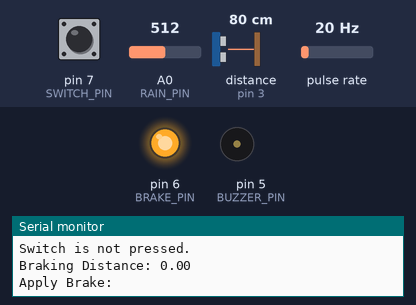
This sketch was run on a simulated Arduino Uno, built with avr-gcc and run on an emulated ATmega328P. Shown: output pins drawn as LEDs (lit = HIGH), buzzer (waves = sounding, pin HIGH), the last lines printed to the serial monitor. Wiring (inferred from the names in the program): ultrasonic range finder: trigger pin 4; echo pin 3; pulse sensor: data pin 2. Inputs (shaded band) come from the test bench; at power-on: distance to the obstacle (sensor on pin 3) 80 cm, A0 (RAIN_PIN) = 512, pulse rate 20 Hz, pin 7 (SWITCH_PIN) HIGH. The echo pulse lasts 58.3 µs per cm; pins used as bus, display or sensor lines are not drawn.

Above: at 1.2 s.
1.3 s: distance to the obstacle (sensor on pin 3) set to 2 cm
At 7.0 s:
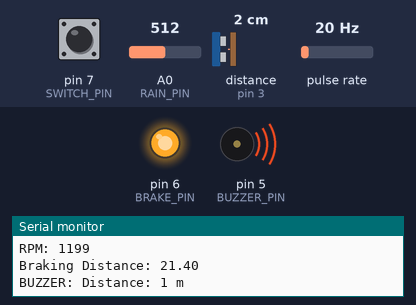
7.5 s: A0 (RAIN_PIN) set to 490
16.5 s: distance to the obstacle (sensor on pin 3) set to 60 cm
At 23.2 s:
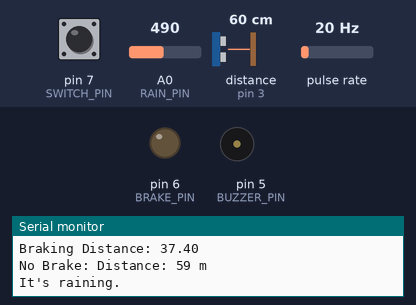
26.5 s: pulse rate (sensor on pin 2) set to 24 Hz
35.2 s: pulse rate (sensor on pin 2) set to 30 Hz
At 43.1 s:
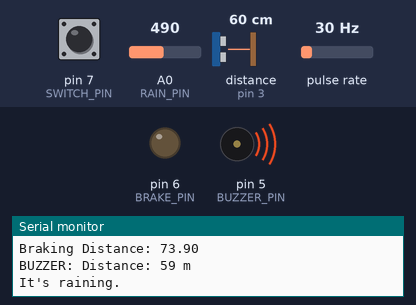
43.5 s: pin 7 (SWITCH_PIN) pulled LOW for 1 s
At 46.4 s:
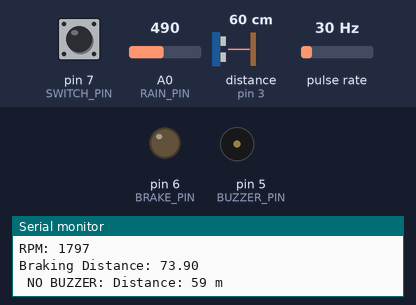
Timing chart, 0 to 51.5 s (numbered marks = the images above; inputs shaded):
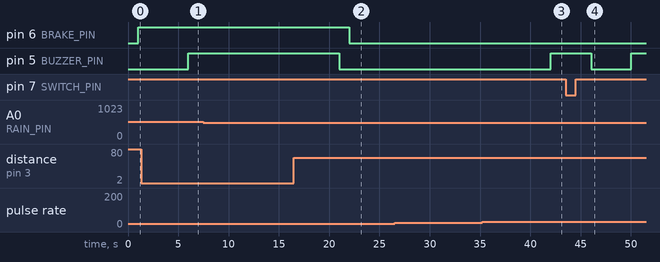

The sketch:

BrakingSystem.ino
```cpp
// RPM_Veriables
const int IR_PIN = 2;    // Pin connected to the OUT pin of the IR sensor
const int UPDATE_INTERVAL = 1000;   // Update interval in milliseconds (1 second)
volatile int revolutionCount = 0;   // Count of revolutions
unsigned long previousTime = 0;     // Time of the previous update
int rpm = 0;                        // RPM value
////////////////////////////////////////////////////////////////////////////////////////////

// Distance_Veriables
const int TRIG_PIN = 4;    // Pin connected to the Trig pin of the ultrasonic sensor
const int ECHO_PIN = 3;    // Pin connected to the Echo pin of the ultrasonic sensor
long duration;             // Time taken for the ultrasonic pulse to return
int distance;              // Calculated distance in centimeters
//////////////////////////////////////////////////////////////////////////////////////////////

// BrakingDistance_Veriables

const int BRAKE_PIN = 6;
const int BUZZER_PIN = 5;
bool BarkeSwitch  = false;
bool IsBrake = false;
float Braking_Distance;
const int SWITCH_PIN = 7;
//////////////////////////////////////

// DayCycle_Veriables
const int RAIN_PIN = A0;     // Pin connected to the signal pin of the raindrop sensor
const int RAIN_THRESHOLD = 500;
bool IsRainnig;
/////////////////////////////////////////////////


void setup() {
  Serial.begin(9600);               // Initialize serial communication

   ////////////////RPM_Functions///////////////////////////
  pinMode(IR_PIN, INPUT);           // Set the IR pin as input
  attachInterrupt(digitalPinToInterrupt(IR_PIN), countRevolutions, RISING);  // Attach interrupt for rising edge detection
  ////////////////////////////////////////////////////////////

  //////////////////Distance_Veriables////////////////////////////////////////////////
  pinMode(TRIG_PIN, OUTPUT);   // Set Trig pin as output
  pinMode(ECHO_PIN, INPUT);    // Set Echo pin as input
  ////////////////////////////////////////////////////////////////////////////////////

  // DayCycle_Veriables////////////////
  pinMode(RAIN_PIN, INPUT);
  ////////////////////////////////////

   pinMode(BUZZER_PIN, OUTPUT);   // Set BUZZER
   pinMode(BRAKE_PIN, OUTPUT);   // Set BRAKE
   pinMode(SWITCH_PIN, INPUT_PULLUP); // Brake Stop Pin
}

void loop() {


  // Check if the switch is pressed (LOW)
  if (digitalRead(SWITCH_PIN) == LOW) {
    Serial.println("Switch is pressed!");
    BarkeSwitch = true;
  }

  else

  {
    Serial.println("Switch is not pressed.");
    BarkeSwitch =false;


  }

  ////////////////RPM_Functions///////////////////////////
  unsigned long currentTime = millis();   // Current time
  // Calculate time elapsed since the previous update
  unsigned long elapsedTime = currentTime - previousTime;
  // If the update interval has elapsed
  if (elapsedTime >= UPDATE_INTERVAL) {
    // Calculate RPM
    rpm = (revolutionCount * 60000) / elapsedTime;
    // Reset revolution count and update time
    revolutionCount = 0;
    previousTime = currentTime;
    // Print RPM value
    Serial.print("RPM: ");
    Serial.println(rpm);
  }
  /////////////////////////////////////////////////////////

  ////////////////BrakingDistance_Functions///////////////////////////
   BrakingDistance();
   Brake_Apply();
  //////////////////Distance_Function/////////////////////
  digitalWrite(TRIG_PIN, LOW);
  delayMicroseconds(2);
  digitalWrite(TRIG_PIN, HIGH);
  delayMicroseconds(10);
  digitalWrite(TRIG_PIN, LOW);

  // Measure the duration it takes for the pulse to return
  duration = pulseIn(ECHO_PIN, HIGH);

  // Calculate the distance in centimeters
  distance = duration * 0.034 / 2;

  //Scaller_Function///////////////
  (distance / 100) * 10;

  // Print the distance value
  Serial.print("Distance: ");
  Serial.print(distance);
  Serial.println(" m");

  delay(1000);    // Wait for a second before the next measurement
  //////////////////////////////////////////////////////////////////

/////////////Raining_Event//////////////////////////////////////
   // Read the analog value from the raindrop sensor
  int sensorValue = analogRead(RAIN_PIN);
  // Check if the sensor value exceeds the rain threshold
  if (sensorValue > RAIN_THRESHOLD) {
    Serial.println("It's not raining!");
    IsRainnig = false;
    // Add additional actions here when it's raining
  } else {
    Serial.println("It's raining.");
    IsRainnig = true;
    // Add additional actions here when it's not raining
  }
  delay(1000);    // Wait for a second before the next reading


}

//////////////////////////////////////////////////////////////


  ////////////////RPM_Functions///////////////////////////
void countRevolutions() {
  // Increment revolution count
  revolutionCount++;
}

void BrakingDistance()
{
  if(IsRainnig == false)
  {

      Braking_Distance = (0.006514 * rpm) + (0.00000945 * rpm * rpm);

  Serial.print("Braking Distance: ");
  Serial.println(Braking_Distance);

  delay(1000); // Wait for a second before the next calculation
    }
    else
    {

       Braking_Distance = (0.0114 * rpm) + (0.00001654 * rpm * rpm);

  Serial.print("Braking Distance: ");
  Serial.println(Braking_Distance);

  delay(1000); // Wait for a second before the next calculation

      }


  }


  void Brake_Apply()
  {

    if(distance > (Braking_Distance + 1))
    {
        digitalWrite(BUZZER_PIN, LOW);
        Serial.print("No Brake: ");
        delay(1000); // Wait for a second before the next calculation

        if(IsBrake == true)
        {
          digitalWrite(BRAKE_PIN, LOW);
          IsBrake = false;

          }
    }
    else
    {
        if(distance < Braking_Distance)
        {
          if(BarkeSwitch == false)
            {
          Serial.print("BUZZER: ");
          delay(1000); // Wait for a second before the next calculation
          digitalWrite(BUZZER_PIN, HIGH);

            }

            else
            {
              Serial.print(" NO BUZZER: ");
              delay(1000); // Wait for a second before the next calculation
              digitalWrite(BUZZER_PIN, LOW);

              }

          }
          else
          {
            digitalWrite(BUZZER_PIN, LOW);
            if(BarkeSwitch == false)
            {

                IsBrake = true;
                digitalWrite(BRAKE_PIN, HIGH);
            Serial.print("Apply Brake: ");
            delay(1000); // Wait for a second before the next calculation
              }
              else
              {
                 IsBrake = false;
                 digitalWrite(BRAKE_PIN, LOW);
            Serial.print("Apply Realaes: ");
            delay(1000); // Wait for a second before the next calculation

                }


            }

    }

    }
```

Measured:
- the behaviour switches between 26 and 27 Hz on pulse rate (sensor on pin 2) (found by bisection; images 2 and 3)
- after the input at 1.3 s, pin 6 (BRAKE_PIN): stays HIGH (without the input it goes to LOW after 4.7 s); pin 5 (BUZZER_PIN): LOW → HIGH after 4.7 s
- after the input at 16.5 s, pin 6 (BRAKE_PIN): HIGH → LOW after 5.5 s; pin 5 (BUZZER_PIN): HIGH → LOW after 4.5 s
- after the input at 35.2 s, pin 5 (BUZZER_PIN): LOW → HIGH after 6.8 s
- after the input at 43.5 s, pin 5 (BUZZER_PIN): HIGH → LOW after 2.5 s, → HIGH 4.0 s later
